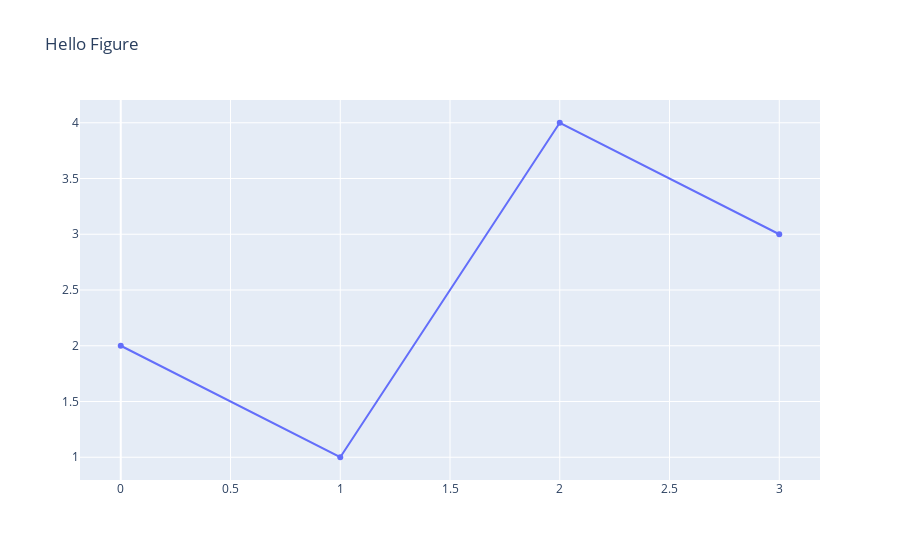

This figure's notebook cell:
### Code cell
fig = go.Figure()
fig.add_trace(go.Scatter(y=[2, 1, 4, 3]))
fig.update_layout(title = 'Hello Figure')
fig.show()

### Figure 1 — Plotly figure (JSON) as saved in the notebook; plotly's stock layout.template omitted (floating-point values rounded to 4 significant figures)
{"data": [{"type": "scatter", "y": [2, 1, 4, 3]}], "layout": {"title": {"text": "Hello Figure"}}}
